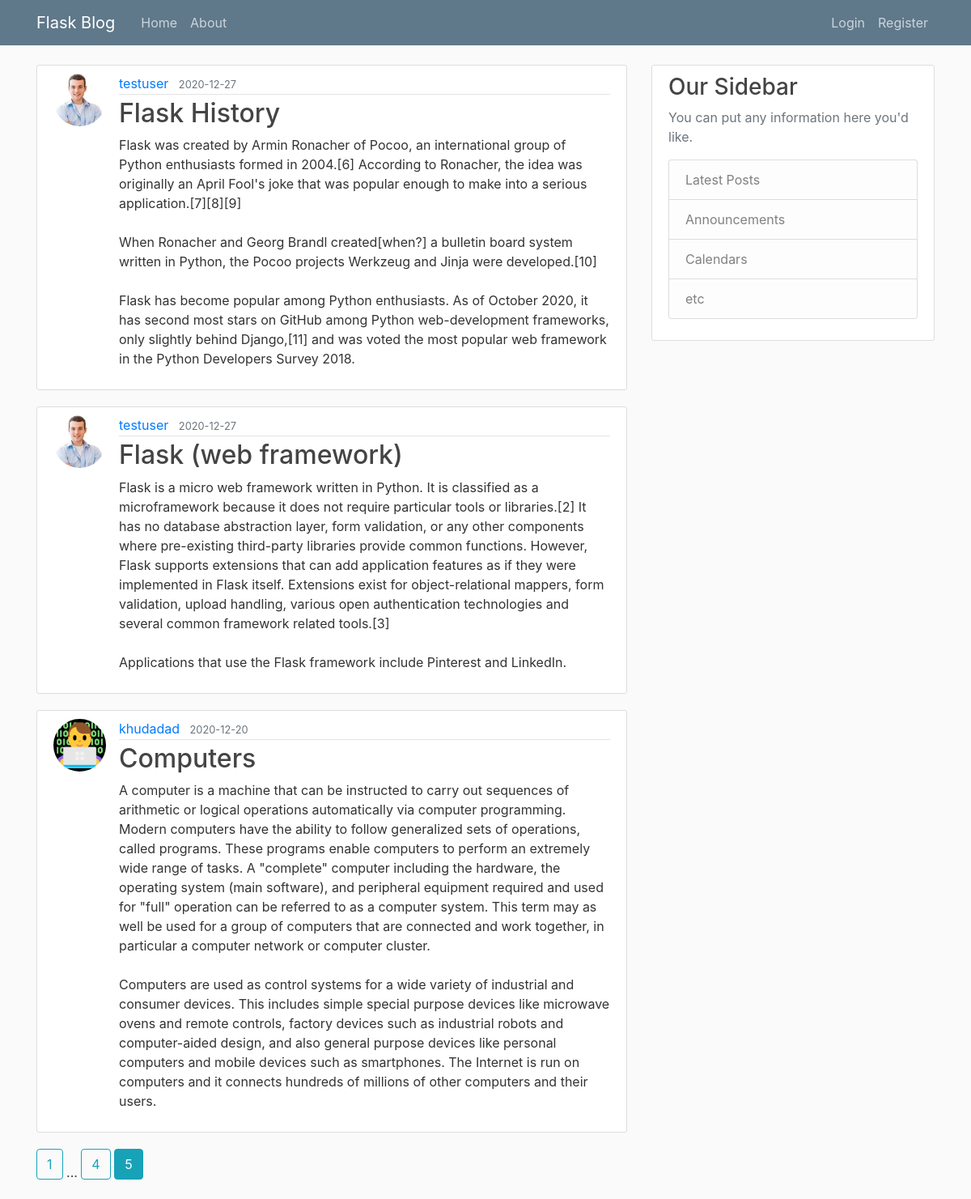
/home?page=5, run on the app's committed database.
### flaskblog/models.py (models this page shows, shortened)
class Post(db.Model):
    id = db.Column(db.Integer, primary_key=True)
    title = db.Column(db.String(100), nullable=False)
    date_posted = db.Column(db.DateTime, nullable=False, default=datetime.utcnow)
    content = db.Column(db.Text, nullable=False )
    user_id = db.Column(db.Integer, db.ForeignKey('user.id'), nullable=False)

class User(db.Model, UserMixin):
    id = db.Column(db.Integer, primary_key=True)
    username = db.Column(db.String(20), unique = True, nullable=False)
    email = db.Column(db.String(120), unique = True, nullable=False)
    image_file = db.Column(db.String(60), nullable=False, default="default.jpg")
    password = db.Column(db.String(60), nullable=False)
    posts = db.relationship('Post', backref='author', lazy=True)

### flaskblog/main/routes.py (the view)
@main.route("/")
@main.route("/home")
def home():
    page = request.args.get('page',1,type=int)
    posts = Post.query.order_by(Post.date_posted.desc()).paginate(page=page, per_page=3)
    return render_template('home.html', posts = posts,title = 'Home')

### flaskblog/templates/home.html
{% extends 'layout.html' %}
  {% block content %}
    {% for post in posts.items %}
      <article class="media content-section">
        <img class="rounded-circle article-img" src="{{ url_for('static', filename='profile_pic/' + post.author.image_file) }}">
        <div class="media-body">
          <div class="article-metadata">
            <a class="mr-2" href="{{ url_for('users.user_posts',username=post.author.username) }}">{{ post.author.username }}</a>
            <small class="text-muted">{{ post.date_posted.strftime('%Y-%m-%d') }}</small>
          </div>
          <h2><a class="article-title" href="{{ url_for('posts.post',post_id = post.id) }}">{{ post.title }}</a></h2>
          <p class="article-content">{{ post.content }}</p>
        </div>
      </article>
    {% endfor %}
    {% for page_num in posts.iter_pages(left_edge=1, right_edge=1, left_current=1, right_current=2) %}
      {% if page_num %}
        {% if posts.page == page_num %}
          <a class="btn btn-info mb-4" href="{{ url_for('main.home', page=page_num ) }}">{{ page_num }}</a>
        {% else %}
          <a class="btn btn-outline-info mb-4" href="{{ url_for('main.home', page=page_num ) }}">{{ page_num }}</a>
        {% endif %}
      {% else %}
        ...
      {% endif %}
    {% endfor %}
  {% endblock content %}

### flaskblog/static/main.css (style rules this page uses)
body { background: #fafafa; color: #333333; margin-top: 5rem; }
h1, h2, h3, h4, h5, h6 { color: #444444; }
.content-section { background: #ffffff; padding: 10px 20px; border: 1px solid #dddddd; border-radius: 3px; margin-bottom: 20px; }
.article-title { color: #444444; }
.article-content { white-space: pre-line; }
.article-img { height: 65px; width: 65px; margin-right: 16px; }
.article-metadata { padding-bottom: 1px; margin-bottom: 4px; border-bottom: 1px solid #e3e3e3 }

### data on the page
Post: image_file (picture), author.username "testuser", date_posted "2020-12-27", title "Flask History", content "Flask was created by Armin Ronacher of Pocoo, an international group of Python enthusiasts formed in 2004.[6] According to Ronacher, the idea was originally an April Fool's joke that was popular enough to make into a serious application.[7][8][9] When Ronacher and Georg Brandl created[when?] a bulletin board system written in Python, the Pocoo projects Werkzeug and Jinja were developed.[10] Flask has become popular among Python enthusiasts. As of October 2020, it has second most stars on GitHub among Python web-development frameworks, only slightly behind Django,[11] and was voted the most popular web framework in the Python Developers Survey 2018."
Post: image_file (picture), author.username "testuser", date_posted "2020-12-27", title "Flask (web framework)", content "Flask is a micro web framework written in Python. It is classified as a microframework because it does not require particular tools or libraries.[2] It has no database abstraction layer, form validation, or any other components where pre-existing third-party libraries provide common functions. However, Flask supports extensions that can add application features as if they were implemented in Flask itself. Extensions exist for object-relational mappers, form validation, upload handling, various open authentication technologies and several common framework related tools.[3] Applications that use the Flask framework include Pinterest and LinkedIn."
Post: image_file (picture), author.username "khudadad", date_posted "2020-12-20", title "Computers", content "A computer is a machine that can be instructed to carry out sequences of arithmetic or logical operations automatically via computer programming. Modern computers have the ability to follow generalized sets of operations, called programs. These programs enable computers to perform an extremely wide range of tasks. A \"complete\" computer including the hardware, the operating system (main software), and peripheral equipment required and used for \"full\" operation can be referred to as a computer system. This term may as well be used for a group of computers that are connected and work together, in particular a computer network or computer cluster. Computers are used as control systems for a…"

### other printed values
{{ page_num }} "1" "4"
{{ page_num }} "5"
